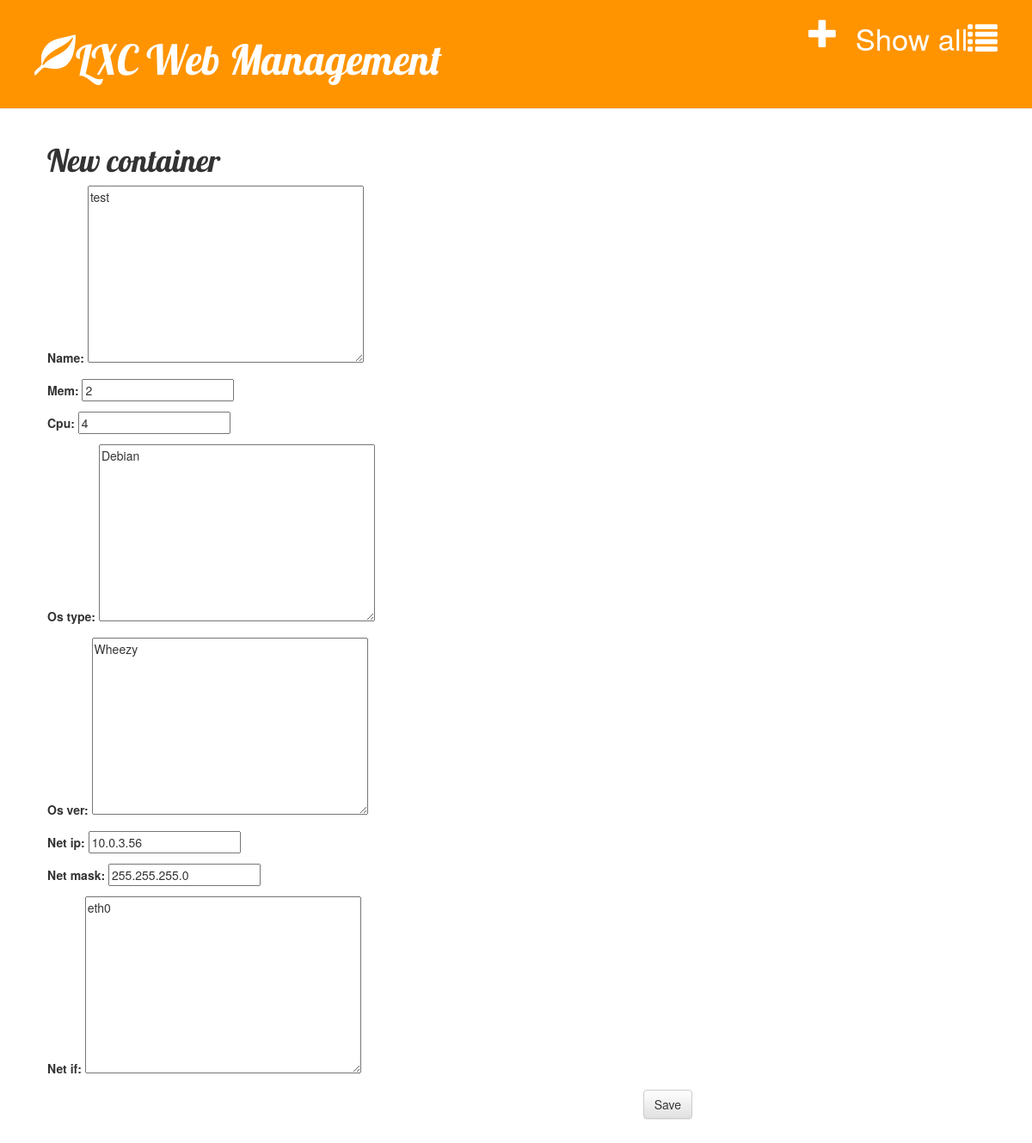
/container/2/edit/ (signed in), run on the app's committed database.
### containers/models.py (models this page shows, shortened)
class Container(models.Model):
    name = models.TextField()
    net_ip = models.GenericIPAddressField()
    net_mask = models.GenericIPAddressField()
    net_if = models.TextField()
    mem = models.IntegerField()
    cpu = models.IntegerField()
    os_type = models.TextField()
    os_ver = models.TextField()

### containers/views.py (the view)
# urls.py: url(r'^container/(?P<pk>[0-9]+)/edit/$', views.container_edit, name='container_edit'),
def container_edit(request, pk):
    post = get_object_or_404(Container, pk=pk)
    if request.method == "POST":
        form = PostForm(request.POST, instance=post)
        if form.is_valid():
            container = form.save(commit=False)
            post.save()
            mgmt_cont.sync(pk)
            return redirect('container_details', pk=container.pk)
    else:
        form = PostForm(instance=post)
    return render(request, 'containers/container_edit.html', {'form': form})

### containers/forms.py
class PostForm(forms.ModelForm):
    class Meta:
        model = Container
        fields = ('name', 'mem', 'cpu', 'os_type', 'os_ver', 'net_ip', 'net_mask', 'net_if', )

### containers/templates/containers/container_edit.html
{% extends 'containers/base.html' %}
{% block content %}
    <h1>New container</h1>
    <form method="POST" class="post-form">{% csrf_token %}
        {{ form.as_p }}
        <button type="submit" class="save btn btn-default">Save</button>
    </form>
{% endblock %}

### static/css/main.css (style rules this page uses)
h1, h2, h3, h4 { font-family: 'Lobster', cursive; }
.save { float: right; }

### data on the page
Container: name "test", mem "2", cpu "4", os_type "Debian", os_ver "Wheezy", net_ip "10.0.3.56", net_mask "255.255.255.0", net_if "eth0"
